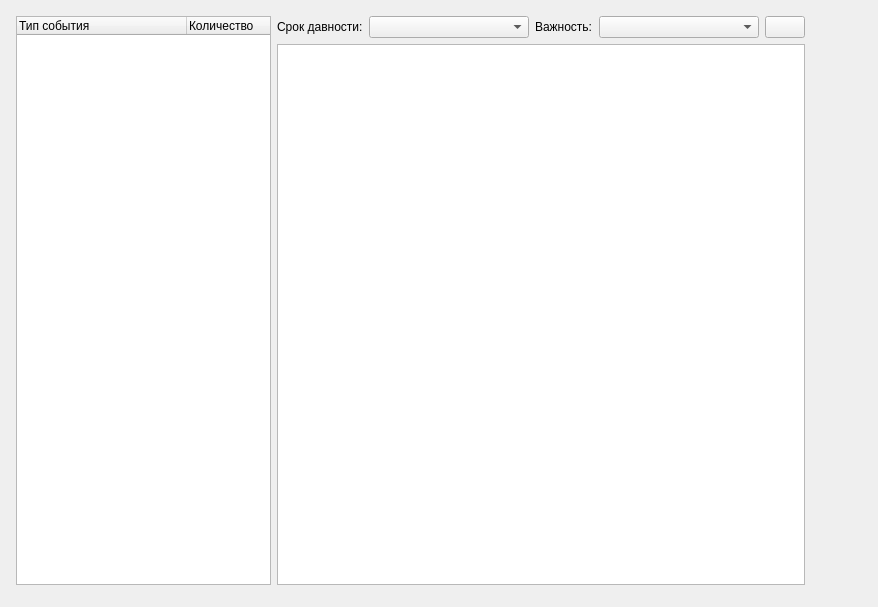
<?xml version="1.0" encoding="UTF-8"?>
<ui version="4.0">
 <class>AlertViewForm</class>
 <widget class="QWidget" name="AlertViewForm">
  <property name="geometry">
   <rect>
    <x>0</x>
    <y>0</y>
    <width>878</width>
    <height>607</height>
   </rect>
  </property>
  <property name="windowTitle">
   <string>Form</string>
  </property>
  <widget class="QWidget" name="horizontalLayoutWidget">
   <property name="geometry">
    <rect>
     <x>10</x>
     <y>10</y>
     <width>801</width>
     <height>581</height>
    </rect>
   </property>
   <layout class="QHBoxLayout" name="mainLayout">
    <item>
     <layout class="QHBoxLayout" name="horizontalLayout" stretch="0,1">
      <property name="margin">
       <number>6</number>
      </property>
      <item>
       <widget class="QTreeWidget" name="twAlerts">
        <property name="horizontalScrollBarPolicy">
         <enum>Qt::ScrollBarAlwaysOff</enum>
        </property>
        <property name="editTriggers">
         <set>QAbstractItemView::NoEditTriggers</set>
        </property>
        <property name="showDropIndicator" stdset="0">
         <bool>false</bool>
        </property>
        <property name="itemsExpandable">
         <bool>false</bool>
        </property>
        <attribute name="headerVisible">
         <bool>true</bool>
        </attribute>
        <attribute name="headerDefaultSectionSize">
         <number>170</number>
        </attribute>
        <attribute name="headerHighlightSections">
         <bool>true</bool>
        </attribute>
        <attribute name="headerMinimumSectionSize">
         <number>10</number>
        </attribute>
        <column>
         <property name="text">
          <string>Тип события</string>
         </property>
        </column>
        <column>
         <property name="text">
          <string>Количество</string>
         </property>
        </column>
       </widget>
      </item>
      <item>
       <layout class="QVBoxLayout" name="verticalLayout">
        <property name="leftMargin">
         <number>0</number>
        </property>
        <item>
         <layout class="QHBoxLayout" name="horizontalLayout_2">
          <property name="leftMargin">
           <number>0</number>
          </property>
          <property name="topMargin">
           <number>0</number>
          </property>
          <item>
           <widget class="QLabel" name="label">
            <property name="text">
             <string>Срок давности:</string>
            </property>
           </widget>
          </item>
          <item>
           <widget class="QComboBox" name="cmbSince">
            <property name="minimumSize">
             <size>
              <width>160</width>
              <height>0</height>
             </size>
            </property>
           </widget>
          </item>
          <item>
           <widget class="QLabel" name="label_2">
            <property name="text">
             <string>Важность:</string>
            </property>
           </widget>
          </item>
          <item>
           <widget class="QComboBox" name="cmbLevel">
            <property name="minimumSize">
             <size>
              <width>160</width>
              <height>0</height>
             </size>
            </property>
           </widget>
          </item>
          <item>
           <widget class="QPushButton" name="cmdRefresh">
            <property name="text">
             <string/>
            </property>
            <property name="icon">
             <iconset resource="resources.qrc">
              <normaloff>:/AlertView/images/refresh.png</normaloff>:/AlertView/images/refresh.png</iconset>
            </property>
           </widget>
          </item>
          <item>
           <spacer name="horizontalSpacer">
            <property name="orientation">
             <enum>Qt::Horizontal</enum>
            </property>
            <property name="sizeHint" stdset="0">
             <size>
              <width>40</width>
              <height>20</height>
             </size>
            </property>
           </spacer>
          </item>
         </layout>
        </item>
        <item>
         <widget class="QTableWidget" name="twList">
          <property name="editTriggers">
           <set>QAbstractItemView::NoEditTriggers</set>
          </property>
          <property name="selectionMode">
           <enum>QAbstractItemView::SingleSelection</enum>
          </property>
          <property name="selectionBehavior">
           <enum>QAbstractItemView::SelectRows</enum>
          </property>
          <attribute name="horizontalHeaderHighlightSections">
           <bool>false</bool>
          </attribute>
          <attribute name="horizontalHeaderStretchLastSection">
           <bool>true</bool>
          </attribute>
          <attribute name="verticalHeaderDefaultSectionSize">
           <number>20</number>
          </attribute>
          <attribute name="verticalHeaderStretchLastSection">
           <bool>false</bool>
          </attribute>
         </widget>
        </item>
       </layout>
      </item>
     </layout>
    </item>
   </layout>
  </widget>
 </widget>
 <resources>
  <include location="resources.qrc"/>
 </resources>
 <connections/>
</ui>
